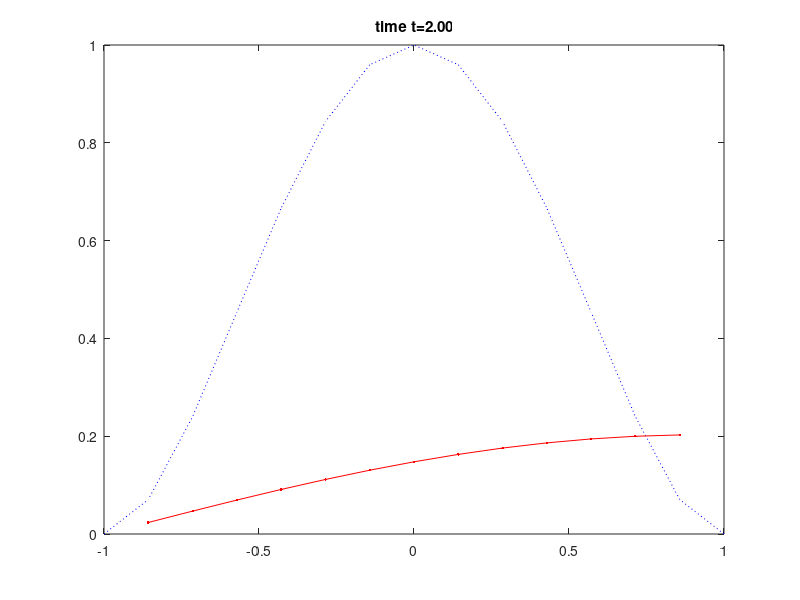

Recreate this plot in MATLAB.
function mit18086_fd_heateqn
%MIT18086_FD_HEATEQN
%    Solves the heat equation u_t=u_xx by finite differences.
%    Example uses explicit Euler in time, homogeneous
%    Dirichlet b.c. on the left, and homogeneous Neumann b.c.
%    on the right.

% 02/2007 by Benjamin Seibold
%            http://www-math.mit.edu/~seibold/
% Feel free to modify for teaching and learning.

n = 13;         % number of space gridpoints without boundaries
dt = 1e-2;                                          % time step
tf = 2;                                            % final time
x = linspace(-1,1,n+2)';
xi = x(2:end-1);
h = x(2)-x(1);
disp(sprintf('CFL number: %0.2f',dt/h^2))
u0 = f(x);
u = u0(2:end-1);
I = eye(n);
D = 2*I;
D(end,end) = 1;      % Neumann boundary condition on right side
R = diag(ones(1,n-1),1);
A = (R-D+R')/h^2;
M = I+dt*A;  % change to M = inv(I-dt*A) for implicit time step
for tn = 1:ceil(tf/dt)
   u = M*u;
   clf
   plot(x,u0,'b:',xi,u,'r.-')
   title(sprintf('time t=%0.2f',tn*dt))
   drawnow
end

function y = f(x)
% initial condition function
y = (1-x.^2).^2;